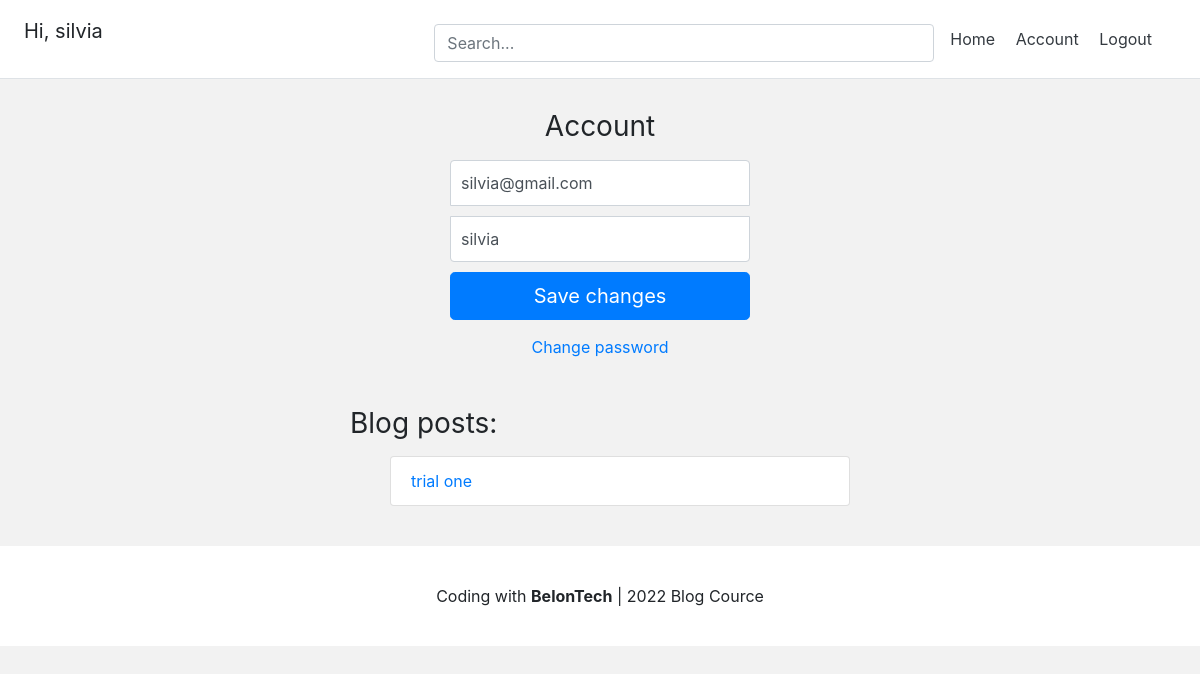
The page /account/ (signed in) on the database its author committed.
### account/models.py (models this page shows, shortened)
class Account(AbstractBaseUser):
    email = models.EmailField(verbose_name="email", max_length=60, unique=True)
    username = models.CharField(max_length=30, unique=True)
    date_joined = models.DateTimeField(verbose_name="date joined", auto_now_add=True)
    last_login = models.DateTimeField(verbose_name="last login", auto_now=True)
    is_admin = models.BooleanField(default=False)
    is_active = models.BooleanField(default=True)
    is_staff = models.BooleanField(default=False)
    is_superuser = models.BooleanField(default=False)
    USERNAME_FIELD = 'email'
    REQUIRED_FIELDS = ['username']
    objects = MyAccountManager()

### blog/models.py (models this page shows)
class BlogPost(models.Model):
    title = models.CharField(max_length=70, null=False, blank=False)
    body = models.TextField(max_length=100000, null=False, blank=False)
    image = models.ImageField(upload_to=upload_location, null=False, blank=False)
    date_published = models.DateTimeField(auto_now_add=True, verbose_name="date published")
    date_updated = models.DateTimeField(auto_now=True, verbose_name="date updated")
    author = models.ForeignKey(settings.AUTH_USER_MODEL, on_delete=models.CASCADE)
    slug = models.SlugField(blank=True, unique=True) #slug is just a URL and it is UNIQUE
    def __str__(self):
        return self.title

### account/views.py (the view)
# urls.py: path('account/', account_view, name="account"),
def account_view(request):
    if not request.user.is_authenticated:
        return redirect("login")
    context = {}
    if request.POST:
        form = AccontUpdateForm(request.POST, instance=request.user)
        if form.is_valid():
            form.initial = {
                "email": request.POST['email'],
                "username": request.POST['username'],
            }
            form.save()
            context['success_message'] = "Successfully Updated"
    else:
        form = AccontUpdateForm(
            initial = {
                "email": request.user.email,
                "username":request.user.username,
            }
        )
    context['account_form'] = form
    blog_posts = BlogPost.objects.filter(author=request.user)
    context['blog_posts'] = blog_posts
    return render(request, 'account/account.html', context)

### account/forms.py (shortened to what this page needs)
class AccontUpdateForm(forms.ModelForm):
    class Meta:
        model = Account
        fields = ('email', 'username')

### account/templates/account/account.html (shortened to what this page needs)
{% extends 'base.html' %}
{% load static %}
{% block content %}
    <form action="" class="form-signin" method="post">
        <h1 class="h3 mb-3 font-weight-normal">Account</h1>
        <input type="email" name="email" id="inputEmail" class="form-control" placeholder="Email address" required autofocus value="{{account_form.initial.email}}">
        <input type="username" name="username" id="inputUsername" class="form-control" placeholder="username address" required value="{{account_form.initial.username}}">
        <button class="btn btn-lg btn-primary btn-block" type="submit">Save changes</button>
    </form>
    <div class="d-flex flex-column">
        <a class="m-auto" href="{% url 'password_change' %}">Change password</a>
    </div>
    <div class="container mt-4 p-4">
        <div class="row">
            <div class="blog-posts">
                <h3 class="mb-3 font-weight-normal">Blog posts:</h3>
                {% if blog_posts %}
                    <ul>
                    {% for post in blog_posts %}
                        <a href="{% url 'blog:detail' post.slug %}" style="text-decoration: none;">
                            <li class="list-group-item">{{post}}</li>
                        </a>
                    {% endfor %}
                {% else %}
                    <p>You have no blog posts yet. Create a post <a href="{% url 'blog:create' %}">here</a> </p>
                {% endif %}
            </div>
        </div>
    </div>
{% endblock content %}

### templates/snippets/header.html (shortened to what this page needs)
<link rel="stylesheet" href="https://cdn.jsdelivr.net/npm/bootstrap@4.0.0/dist/css/bootstrap.min.css">
<div class="d-flex flex-column flex-md-row align-items-center p-3 px-md-4 mb-3 bg-white border-bottom shadow-sm">
    <h5 class="my-0 mr-md-auto font-weight-normal">
        {% if request.user.is_authenticated %}
        <p>Hi, {{request.user.username}}</p>
        {% endif %}
    </h5>
    <div class="search-bar mt-sm-2 mr-2">
        <form action="" method="get">
            <input type="text" name="q" id="id_q"class="form-control" placeholder="Search..." value="query">
        </form>
    </div>
    <nav class="my-2 my-md-0 mr-md-3">
        {% if request.user.is_authenticated %}
            <a class="p-2 text-dark" href="{% url 'home' %}">Home</a>
            <a class="p-2 text-dark" href="{% url 'account' %}">Account</a>
            <a class="p-2 text-dark" href="{% url 'logout' %}">Logout</a>
        {% else %}
            <a class="p-2 text-dark" href="{% url 'home' %}">Home</a> |
            <a class="p-2 text-dark" href="{% url 'login' %}">Login</a> |
            <a href="{% url 'register' %}" class="btn btn-outline-primary">Register</a>
        {% endif %}
    </nav>
</div>

### templates/snippets/header.html (style rules this page uses)
@media (min-width:768px) { html { font-size: 16px; } }
.container { max-width: 960px; }
.search-bar { max-width: 500px; width:100%; }

### templates/snippets/base_css.html (style rules this page uses)
body { background-color: #f2f2f2; }

### account/templates/account/account.html (style rules this page uses)
.form-signin { width: 100%; max-width: 330px; padding: 15px; margin: 0 auto; }
.form-signin .form-control { position: relative; box-sizing: border-box; height: auto; padding: 10px; font-size: 16px; }
.form-signin input[type="email"] { margin-bottom: 10px; border-bottom-right-radius: 0; border-bottom-left-radius: 0; }
.form-signin input[type="username"] { margin-bottom: 10px; border-top-left-radius: 0; border-top-right-radius: 0; }
.h3 { text-align: center; }
.blog-posts { max-width: 500px; width: 100%; margin: auto; }

### rows shown on the page
Account: user.username "silvia", email "silvia@gmail.com", username "silvia"
BlogPost: title "trial one"
